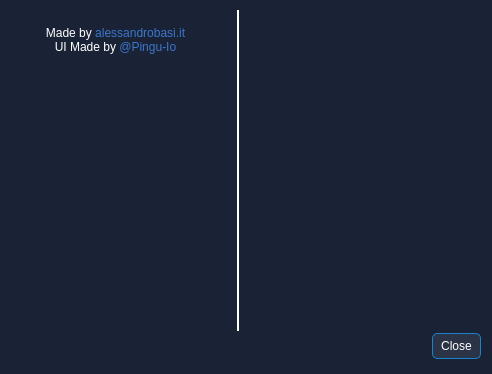
<?xml version="1.0" encoding="UTF-8"?>
<ui version="4.0">
 <class>InfoDialog</class>
 <widget class="QDialog" name="InfoDialog">
  <property name="windowModality">
   <enum>Qt::NonModal</enum>
  </property>
  <property name="geometry">
   <rect>
    <x>0</x>
    <y>0</y>
    <width>492</width>
    <height>374</height>
   </rect>
  </property>
  <property name="minimumSize">
   <size>
    <width>492</width>
    <height>0</height>
   </size>
  </property>
  <property name="maximumSize">
   <size>
    <width>492</width>
    <height>374</height>
   </size>
  </property>
  <property name="contextMenuPolicy">
   <enum>Qt::DefaultContextMenu</enum>
  </property>
  <property name="windowTitle">
   <string>Info</string>
  </property>
  <property name="windowIcon">
   <iconset resource="../TeamspeakBadgesViewer.qrc">
    <normaloff>:/icon/resource/icon.png</normaloff>:/icon/resource/icon.png</iconset>
  </property>
  <property name="styleSheet">
   <string notr="true">background-color: rgb(26, 35, 53);
color: white;</string>
  </property>
  <property name="modal">
   <bool>true</bool>
  </property>
  <widget class="QDialogButtonBox" name="closeModal">
   <property name="geometry">
    <rect>
     <x>10</x>
     <y>330</y>
     <width>471</width>
     <height>32</height>
    </rect>
   </property>
   <property name="styleSheet">
    <string notr="true">background-color: rgb(43, 51, 70);
border: 1px solid #1c82cc;
border-radius: 5px;
padding: 5px 8px;</string>
   </property>
   <property name="orientation">
    <enum>Qt::Horizontal</enum>
   </property>
   <property name="standardButtons">
    <set>QDialogButtonBox::Close</set>
   </property>
  </widget>
  <widget class="Line" name="line">
   <property name="geometry">
    <rect>
     <x>230</x>
     <y>10</y>
     <width>16</width>
     <height>321</height>
    </rect>
   </property>
   <property name="frameShadow">
    <enum>QFrame::Plain</enum>
   </property>
   <property name="lineWidth">
    <number>2</number>
   </property>
   <property name="midLineWidth">
    <number>0</number>
   </property>
   <property name="orientation">
    <enum>Qt::Vertical</enum>
   </property>
  </widget>
  <widget class="QLabel" name="credits">
   <property name="enabled">
    <bool>true</bool>
   </property>
   <property name="geometry">
    <rect>
     <x>10</x>
     <y>20</y>
     <width>211</width>
     <height>41</height>
    </rect>
   </property>
   <property name="mouseTracking">
    <bool>true</bool>
   </property>
   <property name="autoFillBackground">
    <bool>false</bool>
   </property>
   <property name="styleSheet">
    <string notr="true"/>
   </property>
   <property name="text">
    <string>&lt;html&gt;&lt;head/&gt;&lt;body&gt;&lt;p&gt;Made by &lt;a href=&quot;https://www.alessandrobasi.it&quot;&gt;&lt;span style=&quot;text-decoration:none; color:#3c76cc;&quot;&gt;alessandrobasi.it&lt;/span&gt;&lt;/a&gt;&lt;br/&gt;
UI Made by &lt;a href=&quot;https://www.instagram.com/pingu.io&quot;&gt;&lt;span style=&quot;text-decoration:none; color:#3c76cc;&quot;&gt;@Pingu-Io&lt;/span&gt;&lt;/a&gt;&lt;/p&gt;&lt;/body&gt;&lt;/html&gt;</string>
   </property>
   <property name="alignment">
    <set>Qt::AlignCenter</set>
   </property>
   <property name="openExternalLinks">
    <bool>true</bool>
   </property>
  </widget>
 </widget>
 <resources>
  <include location="../TeamspeakBadgesViewer.qrc"/>
 </resources>
 <connections>
  <connection>
   <sender>closeModal</sender>
   <signal>clicked(QAbstractButton*)</signal>
   <receiver>InfoDialog</receiver>
   <slot>accept()</slot>
   <hints>
    <hint type="sourcelabel">
     <x>438</x>
     <y>348</y>
    </hint>
    <hint type="destinationlabel">
     <x>398</x>
     <y>-3</y>
    </hint>
   </hints>
  </connection>
 </connections>
</ui>
